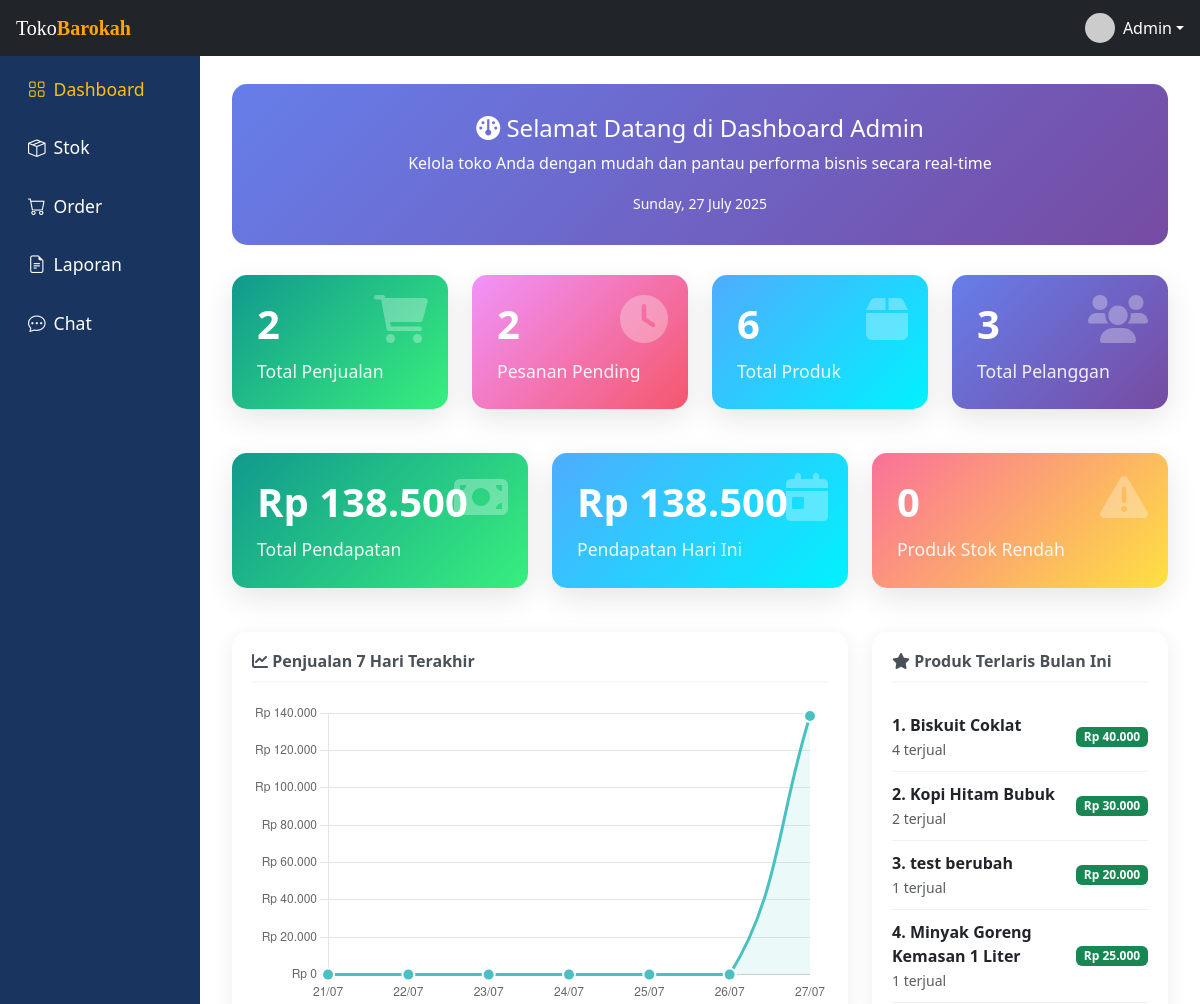
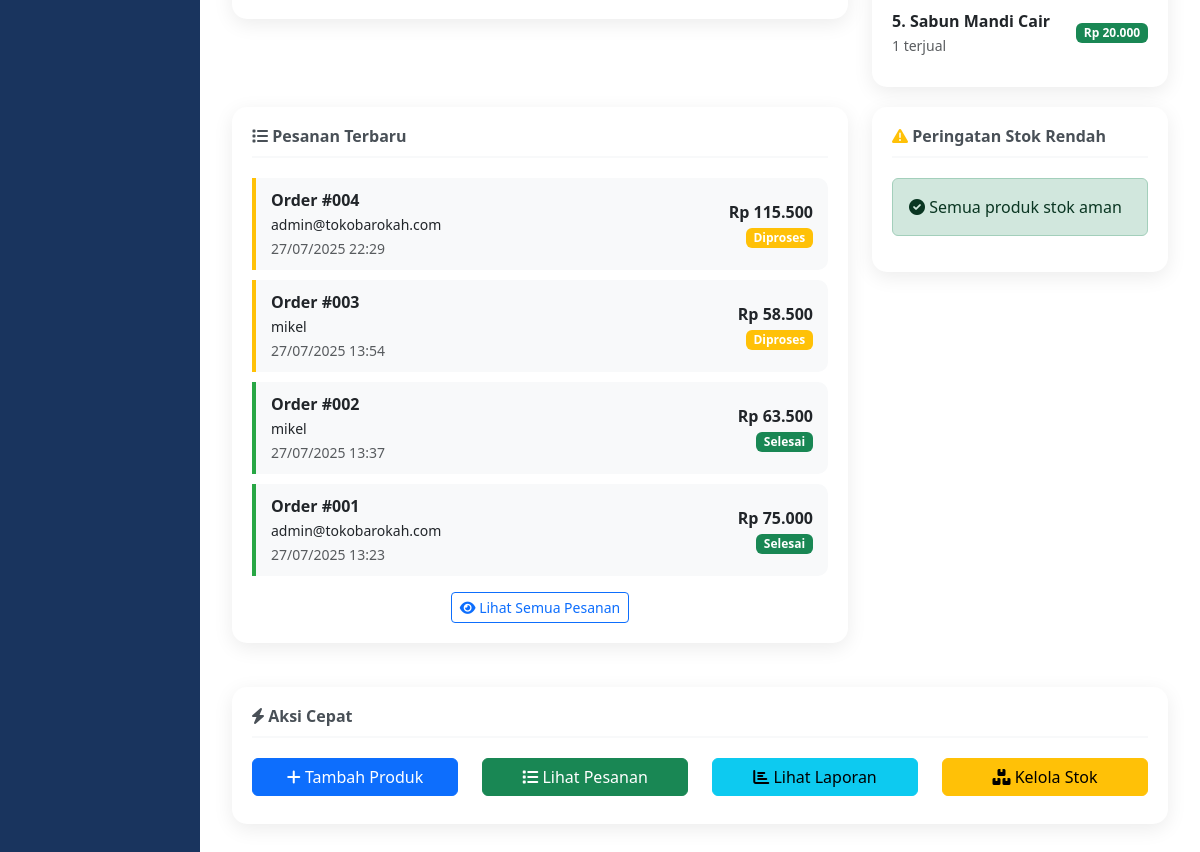
Page /views/admin/dashboard.php (signed in) on the committed database (2 pictures, top to bottom).
### tables this page shows
CREATE TABLE `orders` (
  `id` int(11) NOT NULL,
  `user_id` int(11) DEFAULT NULL,
  `order_date` datetime DEFAULT current_timestamp(),
  `total_amount` decimal(10,2) DEFAULT NULL,
  `status` enum('diproses','siap_dijemput','selesai') DEFAULT 'diproses'
);

CREATE TABLE `users` (
  `id` int(11) NOT NULL,
  `email` varchar(100) NOT NULL,
  `password` varchar(255) NOT NULL,
  `role` enum('admin','user') NOT NULL DEFAULT 'user',
  `created_at` timestamp NOT NULL DEFAULT current_timestamp()
);

### views/admin/dashboard.php (the view, shortened to what the rows shown need)
<?php
require_once '../../includes/auth_check.php';
try {
    $chart_query = "SELECT
        DATE(order_date) as tanggal,
        COUNT(*) as jumlah_pesanan,
        COALESCE(SUM(total_amount), 0) as total_pendapatan
        FROM orders
        WHERE order_date >= DATE_SUB(CURDATE(), INTERVAL 7 DAY)
        AND status = 'selesai'
        GROUP BY DATE(order_date)
        ORDER BY tanggal ASC";
    $chart_stmt = $pdo->prepare($chart_query);
    $chart_stmt->execute();
    $chart_data = $chart_stmt->fetchAll(PDO::FETCH_ASSOC);
    $recent_orders_query = "SELECT
        o.id, o.order_date, o.total_amount, o.status,
        u.email as customer_name
        FROM orders o
        LEFT JOIN users u ON o.user_id = u.id
        ORDER BY o.order_date DESC
        LIMIT 5";
    $recent_orders_stmt = $pdo->prepare($recent_orders_query);
    $recent_orders_stmt->execute();
    $recent_orders = $recent_orders_stmt->fetchAll(PDO::FETCH_ASSOC);
} catch (PDOException $e) {
    error_log("Database error in dashboard.php: " . $e->getMessage());
    $stats = [
        'total_penjualan' => 0,
        'pesanan_pending' => 0,
        'total_produk' => 0,
        'total_pelanggan' => 0,
        'total_pendapatan' => 0,
        'pendapatan_hari_ini' => 0,
        'penjualan_hari_ini' => 0,
        'produk_stok_rendah' => 0
    ];
    $chart_data = [];
    $recent_orders = [];
    $bestsellers = [];
    $low_stock = [];
}
$chart_labels = [];
$chart_values = [];
for ($i = 6; $i >= 0; $i--) {
    $date = date('Y-m-d', strtotime("-$i days"));
    $chart_labels[] = date('d/m', strtotime($date));
    $found = false;
    foreach ($chart_data as $data) {
        if ($data['tanggal'] == $date) {
            $chart_values[] = (int) $data['total_pendapatan'];
            $found = true;
            break;
        }
    }
    if (!$found) {
        $chart_values[] = 0;
    }
}
?>
<!DOCTYPE html>
<html lang="id">
<head>
    <link href="https://cdn.jsdelivr.net/npm/bootstrap@5.3.0/dist/css/bootstrap.min.css" rel="stylesheet" />
    <link href="https://cdn.jsdelivr.net/npm/bootstrap-icons@1.10.5/font/bootstrap-icons.css" rel="stylesheet" />
    <link rel="stylesheet" href="https://cdnjs.cloudflare.com/ajax/libs/font-awesome/6.0.0-beta3/css/all.min.css">
    <link rel="stylesheet" href="../../assets/css/admin.css">
</head>
<body>
    <div class="d-flex">
        <div class="col-md-10">
            <div class="main-content">
                <div class="row">
                    <div class="col-md-8">
                        <div class="widget-card">
                            <?php if (empty($recent_orders)): ?>
                                <p class="text-muted">Belum ada pesanan</p>
                            <?php else: ?>
                                <?php foreach ($recent_orders as $order): ?>
                                    <div
                                        class="order-item <?php echo ($order['status'] == 'selesai') ? 'success' : 'pending'; ?>">
                                        <div class="d-flex justify-content-between align-items-center">
                                            <div>
                                                <strong>Order
                                                    #<?php echo str_pad($order['id'], 3, '0', STR_PAD_LEFT); ?></strong>
                                                <br><small><?php echo htmlspecialchars($order['customer_name']); ?></small>
                                                <br><small
                                                    class="text-muted"><?php echo date('d/m/Y H:i', strtotime($order['order_date'])); ?></small>
                                            </div>
                                            <div class="text-end">
                                                <strong>Rp
                                                    <?php echo number_format($order['total_amount'], 0, ',', '.'); ?></strong>
                                                <br>
                                                <span
                                                    class="badge <?php echo ($order['status'] == 'selesai') ? 'bg-success' : 'bg-warning'; ?>">
                                                    <?php echo ucfirst($order['status']); ?>
                                                </span>
                                            </div>
                                        </div>
                                    </div>
                                <?php endforeach; ?>
                            <?php endif; ?>
                        </div>
                    </div>
                </div>
            </div>
        </div>
    </div>
    <script>
        document.getElementById('sidebarToggle').addEventListener('click', function () {
            const sidebar = document.getElementById('sidebar');
            sidebar.classList.toggle('d-none');
        });
        // Chart.js Configuration
        const ctx = document.getElementById('salesChart').getContext('2d');
        const salesChart = new Chart(ctx, {
            type: 'line',
            data: {
                labels: <?php echo json_encode($chart_labels); ?>,
                datasets: [{
                    label: 'Pendapatan (Rp)',
                    data: <?php echo json_encode($chart_values); ?>,
                    borderColor: 'rgb(75, 192, 192)',
                    backgroundColor: 'rgba(75, 192, 192, 0.1)',
                    borderWidth: 3,
                    fill: true,
                    tension: 0.4,
                    pointBackgroundColor: 'rgb(75, 192, 192)',
                    pointBorderColor: '#fff',
                    pointBorderWidth: 2,
                    pointRadius: 6
                }]
            },
            options: {
                responsive: true,
                maintainAspectRatio: false,
                plugins: {
                    legend: {
                        display: false
                    }
                },
                scales: {
                    y: {
                        beginAtZero: true,
                        ticks: {
                            callback: function (value, index, values) {
                                return 'Rp ' + value.toLocaleString('id-ID');
                            }
                        },
                        grid: {
                            color: 'rgba(0,0,0,0.1)'
                        }
                    },
                    x: {
                        grid: {
                            display: false
                        }
                    }
                },
                elements: {
                    point: {
                        hoverRadius: 8
                    }
                }
            }
        });
        // Auto refresh setiap 5 menit untuk data real-time
        setInterval(function () {
            location.reload();
        }, 300000); // 5 menit
    </script>
</body>
</html>

### rows in the picture
orders: id "004", user.email "admin@tokobarokah.com", order_date "27/07/2025 22:29", total_amount "115.500", status "Diproses"
orders: id "003", user.email "mikel", order_date "27/07/2025 13:54", total_amount "58.500", status "Diproses"
orders: id "002", user.email "mikel", order_date "27/07/2025 13:37", total_amount "63.500", status "Selesai"
orders: id "001", user.email "admin@tokobarokah.com", order_date "27/07/2025 13:23", total_amount "75.000", status "Selesai"

### other values in the picture
$stats['total_penjualan'] "2"
$stats['pesanan_pending'] "2"
$stats['total_produk'] "6"
$stats['total_pelanggan'] "3"
$stats['total_pendapatan'] "138.500"
$stats['pendapatan_hari_ini'] "138.500"
$stats['produk_stok_rendah'] "0"
$bestseller['nama'] "Biskuit Coklat"
$bestseller['total_terjual'] "4"
$bestseller['total_pendapatan'] "40.000"
$bestseller['nama'] "Kopi Hitam Bubuk"
$bestseller['total_terjual'] "2"
$bestseller['total_pendapatan'] "30.000"
$bestseller['nama'] "test berubah"
$bestseller['total_terjual'] "1"
